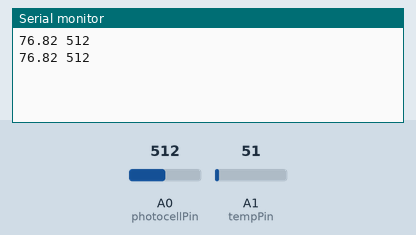
The sketch below on a simulated Arduino Uno, built with avr-gcc and run on an emulated ATmega328P. Shown: the last lines printed to the serial monitor. The inputs (shaded band) are chosen by the test bench; at power-on: A1 (tempPin) = 51, A0 (photocellPin) = 512.

Above: at 1.8 s.
1.9 s: A1 (tempPin) set to 61
At 2.8 s:
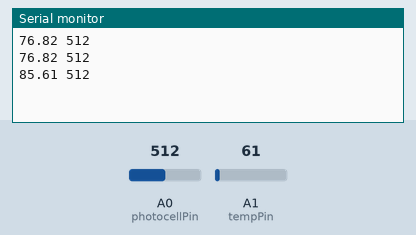
3.4 s: A0 (photocellPin) set to 716
At 4.3 s:
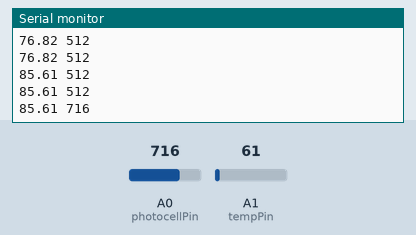
4.9 s: A1 (tempPin) set to 71
At 5.8 s:
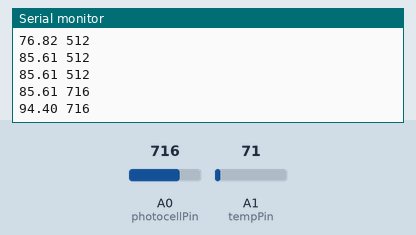
6.4 s: A0 (photocellPin) set to 900
At 7.8 s:
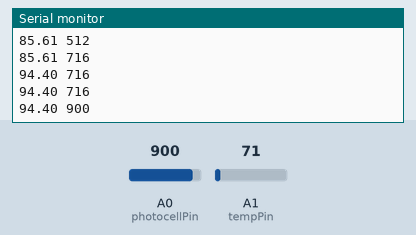
Timing chart, 0 to 8.9 s (numbered marks = the images above; inputs shaded):
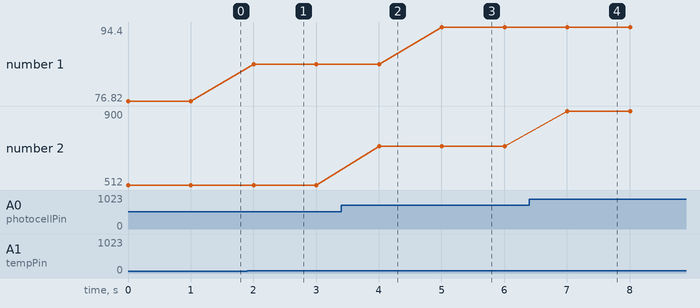

The sketch:

sensor_reading.ino
```cpp
float val;
int tempPin = 1;
int photocellPin = 0;
int photocellReading;
int LEDpin = 11;
int LEDbrightness;
int x=1;
void setup()
  {
    Serial.begin(9600);
  }
void loop()
  {
    val = 450*analogRead(tempPin)/512.0+32;
    float mv = ( val/1024.0)*500;
    float farh = (mv*9)/5 + 32;
    int scale = val;
    if(x<24){
      Serial.print(val);
      Serial.print(" ");
      photocellReading = analogRead(photocellPin);
      Serial.println(photocellReading);
    }
delay(1000);
x=x+1;
}
```

Measured:
- after the input at 1.9 s, the serial monitor: prints a new line after 0.10 s (image 1)
- after the input at 3.4 s, the serial monitor: prints a new line after 0.60 s (image 2)
- after the input at 4.9 s, the serial monitor: prints a new line after 0.10 s (image 3)
- after the input at 6.4 s, the serial monitor: prints a new line after 0.61 s (image 4)
- plotted number 1: 76.82 → 85.61 after the input at 1.9 s, 85.61 → 94.4 after the input at 4.9 s
- plotted number 2: 512 → 716 after the input at 3.4 s, 716 → 900 after the input at 6.4 s
